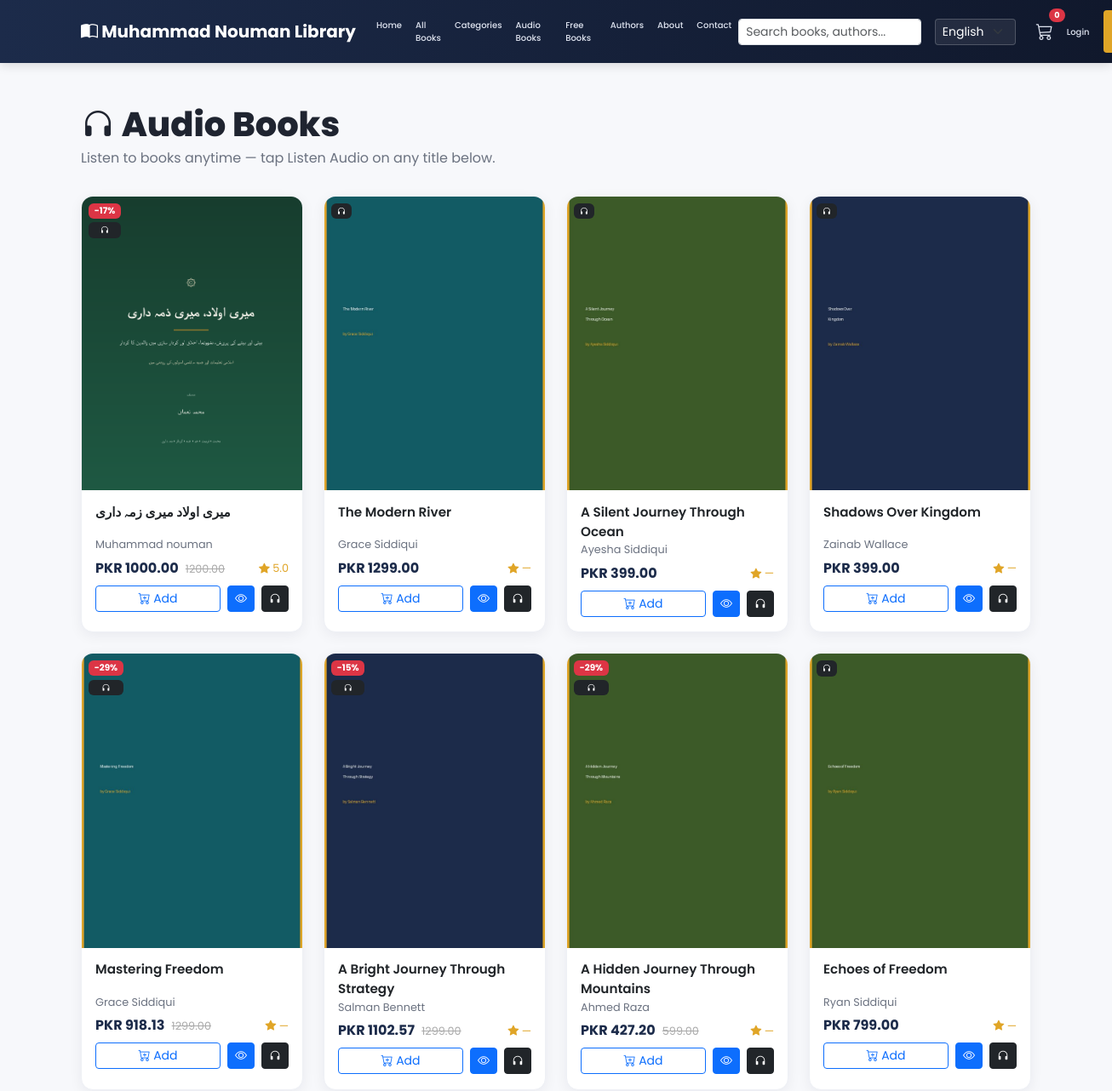
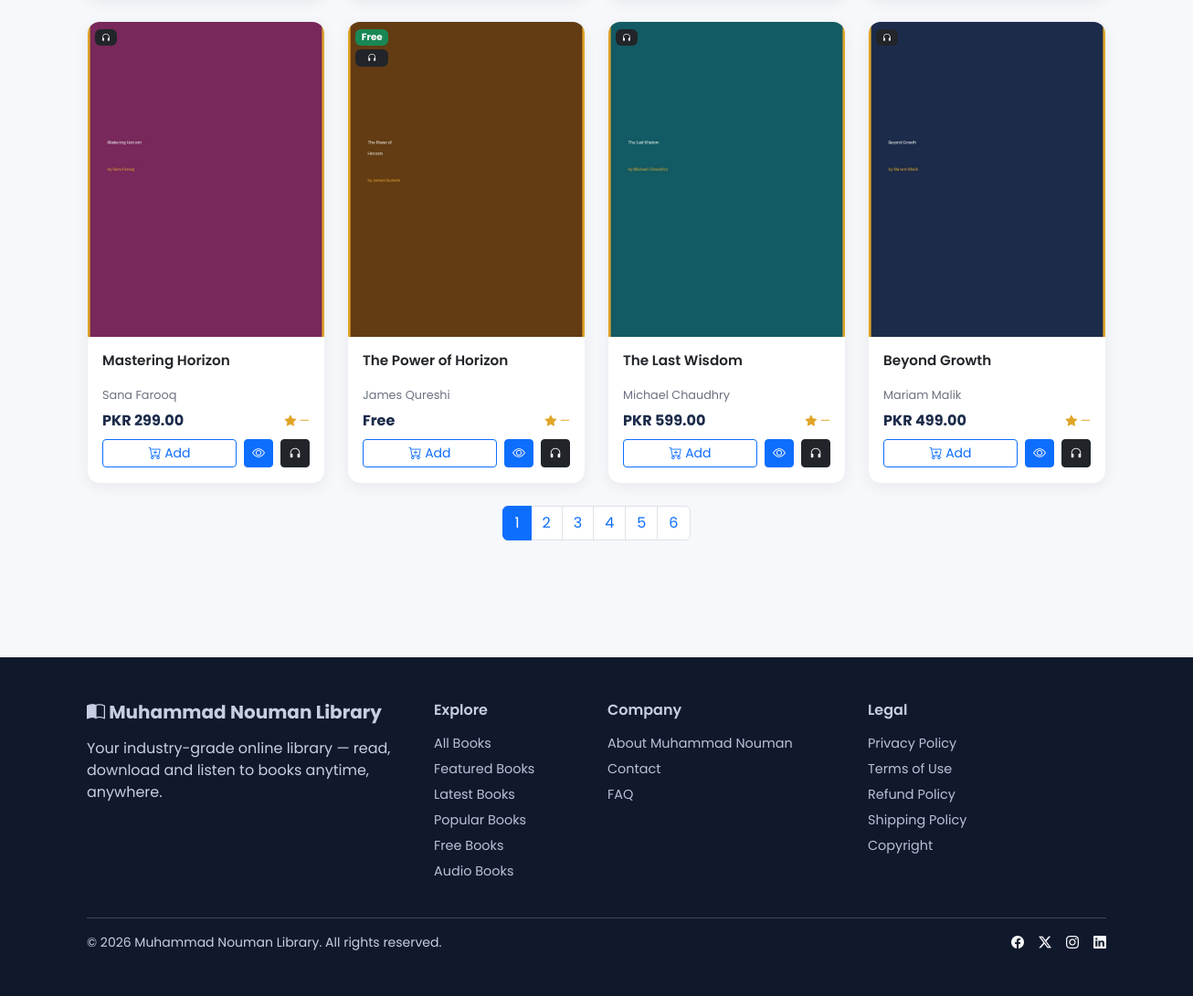
The app's page /audio/ with its own data (2 pictures, top to bottom).
### apps/books/models.py (models this page shows, shortened)
class Book(models.Model):
    LANGUAGE_CHOICES = [
        ('en', 'English'),
        ('ur', 'Urdu'),
        ('ar', 'Arabic'),
    ]
    title = models.CharField(max_length=250)
    slug = models.SlugField(max_length=270, unique=True, blank=True)
    author = models.ForeignKey(Author, on_delete=models.CASCADE, related_name='books')
    category = models.ForeignKey(Category, on_delete=models.CASCADE, related_name='books')
    description = models.TextField(blank=True)
    short_description = models.CharField(max_length=300, blank=True)
    language = models.CharField(max_length=10, choices=LANGUAGE_CHOICES, default='en')
    pages = models.PositiveIntegerField(default=0)
    isbn = models.CharField(max_length=20, blank=True)
    published_date = models.DateField(null=True, blank=True)
    price = models.DecimalField(max_digits=8, decimal_places=2, default=0)
    discount_price = models.DecimalField(max_digits=8, decimal_places=2, null=True, blank=True)
    cover = models.ImageField(upload_to='covers/', blank=True, null=True)
    pdf_file = models.FileField(upload_to='books/', blank=True, null=True)
    audio_file = models.FileField(upload_to='audio/', blank=True, null=True)
    preview_pages = models.PositiveIntegerField(default=10, help_text="Pages visible in free preview")
    is_featured = models.BooleanField(default=False)
    is_free = models.BooleanField(default=False)
    is_published = models.BooleanField(default=True)
    is_bestseller = models.BooleanField(default=False)
    views_count = models.PositiveIntegerField(default=0)
    downloads_count = models.PositiveIntegerField(default=0)
    created_at = models.DateTimeField(auto_now_add=True)
    updated_at = models.DateTimeField(auto_now=True)
    class Meta:
        ordering = ['-created_at']
        indexes = [
            models.Index(fields=['is_published', 'is_featured']),
            models.Index(fields=['is_published', 'is_free']),
        ]
    def get_absolute_url(self):
        return reverse('books:detail', args=[self.slug])
    @property
    def final_price(self):
        if self.is_free:
            return 0
        if self.discount_price:
            return self.discount_price
        return self.price
    @property
    def has_discount(self):
        return bool(self.discount_price and self.discount_price < self.price)
    @property
    def discount_percent(self):
        if self.has_discount and self.price:
            return round((1 - (self.discount_price / self.price)) * 100)
        return 0
    @property
    def has_audio(self):
        return bool(self.audio_file)
    @property
    def average_rating(self):
        agg = self.reviews.filter(is_approved=True).aggregate(models.Avg('rating'))
        return round(agg['rating__avg'] or 0, 1)

class Author(models.Model):
    name = models.CharField(max_length=150)
    slug = models.SlugField(max_length=170, unique=True, blank=True)
    bio = models.TextField(blank=True)
    photo = models.ImageField(upload_to='authors/', blank=True, null=True)
    class Meta:
        ordering = ['name']

### apps/audio/views.py (the view)
# urls.py: path('', views.audiobook_list, name='list'),
def audiobook_list(request):
    books_qs = Book.objects.filter(is_published=True).exclude(audio_file='').select_related('author', 'category')
    paginator = Paginator(books_qs, 12)
    page = paginator.get_page(request.GET.get('page'))
    context = {'page_obj': page, 'books': page.object_list}
    if request.headers.get('x-requested-with') == 'XMLHttpRequest':
        return render(request, 'books/_book_grid.html', context)
    return render(request, 'books/audiobooks.html', context)

### apps/categories/context_processors.py (called while the page is built)
def category_menu(request):
    categories = Category.objects.filter(is_active=True).order_by('name')
    return {'nav_categories': categories}

### apps/core/context_processors.py (called while the page is built)
def site_settings(request):
    return {
        'SITE_NAME': settings.SITE_NAME,
        'CURRENCY': settings.CURRENCY,
    }

### apps/orders/cart.py (called while the page is built)
    def __len__(self):
        return sum(item['quantity'] for item in self.cart.values())

    def get_total_price(self):
        return sum(Decimal(item['price']) * item['quantity'] for item in self.cart.values())

### apps/orders/context_processors.py (called while the page is built)
def cart_summary(request):
    cart = getattr(request, 'cart', None)
    if cart is None:
        return {'cart_count': 0, 'cart_total': 0}
    return {'cart_count': len(cart), 'cart_total': cart.get_total_price()}

### templates/books/audiobooks.html (shortened to what this page needs)
{% extends "base.html" %}
{% load i18n %}
{% block content %}
<div class="container py-5">
  <h1 class="section-title"><i class="bi bi-headphones"></i> {% trans "Audio Books" %}</h1>
  <p class="section-sub">{% trans "Listen to books anytime — tap Listen Audio on any title below." %}</p>
  <div id="bookGrid">
    {% include "books/_book_grid.html" %}
  </div>
</div>
{% endblock %}

### templates/books/_book_card.html
{% load i18n %}
<div class="col-6 col-md-4 col-lg-3">
  <div class="book-card">
    <a href="{{ book.get_absolute_url }}" class="cover-wrap d-block">
      {% if book.cover %}
        <img src="{{ book.cover.url }}" alt="{{ book.title }}" loading="lazy">
      {% else %}
        <img src="https://placehold.co/300x400/1c2b4a/fff?text={{ book.title|urlencode }}" alt="{{ book.title }}" loading="lazy">
      {% endif %}
      <div class="badges">
        {% if book.is_free %}<span class="badge bg-success">{% trans "Free" %}</span>{% endif %}
        {% if book.has_discount %}<span class="badge bg-danger">-{{ book.discount_percent }}%</span>{% endif %}
        {% if book.has_audio %}<span class="badge bg-dark"><i class="bi bi-headphones"></i></span>{% endif %}
      </div>
    </a>
    <div class="body">
      <div class="title"><a href="{{ book.get_absolute_url }}" class="text-decoration-none text-dark">{{ book.title }}</a></div>
      <div class="author">{{ book.author.name }}</div>
      <div class="d-flex justify-content-between align-items-center">
        <div class="price">
          {% if book.is_free %}{% trans "Free" %}
          {% else %}{{ CURRENCY }} {{ book.final_price }}
            {% if book.has_discount %}<span class="old">{{ book.price }}</span>{% endif %}
          {% endif %}
        </div>
        <div class="rating"><i class="bi bi-star-fill"></i> {{ book.average_rating|default:"—" }}</div>
      </div>
      <div class="d-flex gap-2 mt-2 icon-actions">
        <button class="btn btn-sm btn-outline-primary flex-fill js-add-to-cart" data-book-id="{{ book.id }}">
          <i class="bi bi-cart-plus"></i> {% trans "Add" %}
        </button>
        <a href="{{ book.get_absolute_url }}" class="btn btn-sm btn-primary"><i class="bi bi-eye"></i></a>
        {% if book.has_audio %}
        <button class="btn btn-sm btn-dark js-listen-audio" data-audio-url="{{ book.audio_file.url }}" data-title="{{ book.title }}"><i class="bi bi-headphones"></i></button>
        {% endif %}
      </div>
    </div>
  </div>
</div>

### static/css/style.css (style rules this page uses)
:root { --mnl-primary: #1c2b4a; --mnl-primary-dark: #10182c; --mnl-accent: #e0a527; --mnl-accent-dark: #c78f1c; --mnl-bg: #f7f8fb; --mnl-card: #ffffff; --mnl-text: #1f2430; --mnl-muted: #6b7280; --radius: 14px; }
body { font-family: 'Poppins', system-ui, sans-serif; background: var(--mnl-bg); color: var(--mnl-text); }
.section-title { font-weight: 800; margin-bottom: .25rem; }
.section-sub { color: var(--mnl-muted); margin-bottom: 2rem; }
.book-card { background: var(--mnl-card); border-radius: var(--radius); overflow: hidden; box-shadow: 0 4px 16px rgba(20,25,50,.06); transition: transform .18s ease, box-shadow .18s ease; height: 100%; border: 1px solid #eef0f5; }
.book-card .cover-wrap { position: relative; aspect-ratio: 3/4; background: #e9ecf3; overflow: hidden; }
.book-card .cover-wrap img { width: 100%; height: 100%; object-fit: cover; }
.book-card .badges { position: absolute; top: .5rem; left: .5rem; display: flex; flex-direction: column; gap: .3rem; }
.book-card .badges .badge { font-size: .65rem; }
.book-card .body { padding: .9rem 1rem 1.1rem; }
.book-card .title { font-weight: 600; font-size: .95rem; display: -webkit-box; -webkit-line-clamp: 2; -webkit-box-orient: vertical; overflow: hidden; min-height: 2.6em; }
.book-card .author { color: var(--mnl-muted); font-size: .8rem; margin-bottom: .4rem; }
.book-card .price { font-weight: 700; color: var(--mnl-primary); }
.book-card .price .old { text-decoration: line-through; color: #aaa; font-weight: 400; font-size: .8rem; margin-left: .3rem; }
.book-card .rating { color: var(--mnl-accent); font-size: .8rem; }
.book-card .icon-actions { display: flex; gap: .4rem; }
.book-card .icon-actions .btn { padding: .25rem .5rem; }

### records on screen
Book: cover (picture), discount_percent "17", title "میری اولاد میری زمہ داری", author.name "Muhammad nouman", CURRENCY "PKR", final_price "1000.00", price "1200.00", average_rating "5.0"
Book: cover (picture), title "The Modern River", author.name "Grace Siddiqui", CURRENCY "PKR", final_price "1299.00", average_rating "—"
Book: cover (picture), title "A Silent Journey Through Ocean", author.name "Ayesha Siddiqui", CURRENCY "PKR", final_price "399.00", average_rating "—"
Book: cover (picture), title "Shadows Over Kingdom", author.name "Zainab Wallace", CURRENCY "PKR", final_price "399.00", average_rating "—"
Book: cover (picture), discount_percent "29", title "Mastering Freedom", author.name "Grace Siddiqui", CURRENCY "PKR", final_price "918.13", price "1299.00", average_rating "—"
Book: cover (picture), discount_percent "15", title "A Bright Journey Through Strategy", author.name "Salman Bennett", CURRENCY "PKR", final_price "1102.57", price "1299.00", average_rating "—"
Book: cover (picture), discount_percent "29", title "A Hidden Journey Through Mountains", author.name "Ahmed Raza", CURRENCY "PKR", final_price "427.20", price "599.00", average_rating "—"
Book: cover (picture), title "Echoes of Freedom", author.name "Ryan Siddiqui", CURRENCY "PKR", final_price "799.00", average_rating "—"
Book: cover (picture), title "Mastering Horizon", author.name "Sana Farooq", CURRENCY "PKR", final_price "299.00", average_rating "—"
Book: cover (picture), title "The Power of Horizon", author.name "James Qureshi", average_rating "—"
Book: cover (picture), title "The Last Wisdom", author.name "Michael Chaudhry", CURRENCY "PKR", final_price "599.00", average_rating "—"
Book: cover (picture), title "Beyond Growth", author.name "Mariam Malik", CURRENCY "PKR", final_price "499.00", average_rating "—"

### other values on screen
{{ SITE_NAME }} "Muhammad Nouman Library"
{{ cart_count }} "0"
{{ num }} "1" "2" "3" "4" "5" "6"
form field language "English"
